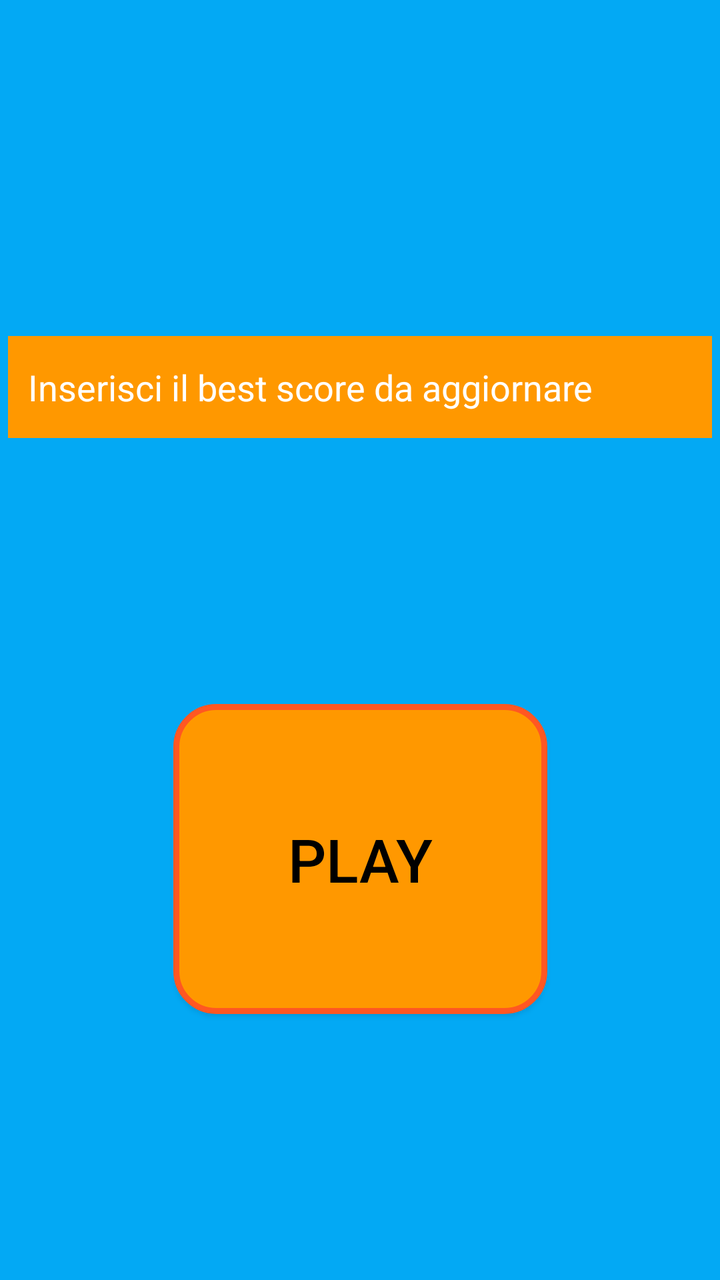
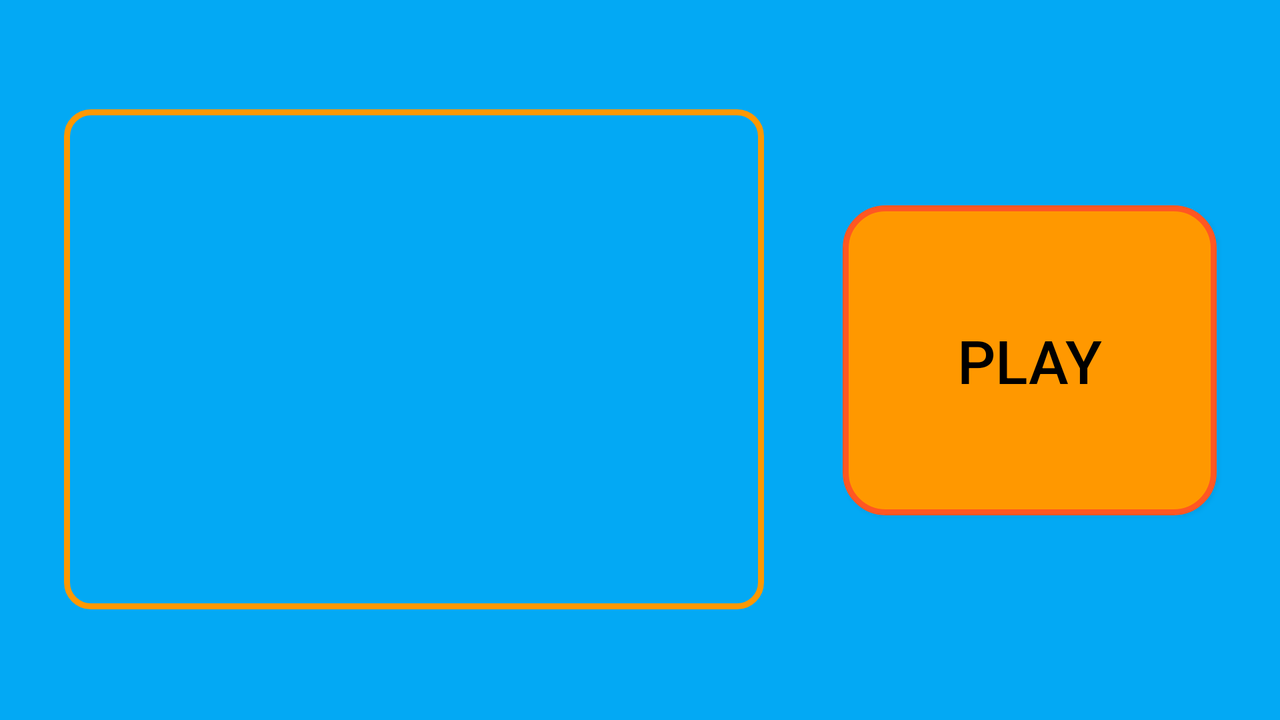

First picture: res/layout/ on a phone held upright. Second picture: the repository's own variant of that layout, on a device whose configuration matches the variant's folder. Source for both follows.
<!-- AndroidManifest.xml: application theme Theme.MobileProject -->
<!-- res/layout/fragment_home.xml -->
<?xml version="1.0" encoding="utf-8"?>
<androidx.constraintlayout.widget.ConstraintLayout xmlns:android="http://schemas.android.com/apk/res/android"
    xmlns:app="http://schemas.android.com/apk/res-auto"
    xmlns:tools="http://schemas.android.com/tools"
    android:layout_width="match_parent"
    android:layout_height="match_parent"
    tools:context=".Home">


    <Button
        android:id="@+id/playgamebut"
        android:layout_width="187dp"
        android:layout_height="155dp"
        android:background="@drawable/back_button"
        android:text="@string/play_text"
        android:textSize="30sp"
        app:layout_constraintBottom_toBottomOf="parent"
        app:layout_constraintEnd_toEndOf="parent"
        app:layout_constraintStart_toStartOf="parent"
        app:layout_constraintTop_toBottomOf="@+id/editBestScore" />

    <EditText
        android:id="@+id/editBestScore"
        android:layout_width="352dp"
        android:layout_height="51dp"
        android:layout_marginTop="168dp"
        android:background="#000000"
        android:backgroundTint="#FF9800"
        android:ems="10"
        android:hint="Inserisci il best score da aggiornare"
        android:inputType="textPersonName"
        android:padding="10dp"
        app:layout_constraintEnd_toEndOf="parent"
        app:layout_constraintHorizontal_bias="0.491"
        app:layout_constraintStart_toStartOf="parent"
        app:layout_constraintTop_toTopOf="parent" />

</androidx.constraintlayout.widget.ConstraintLayout>
<!-- resources referenced by this layout -->
<resources>
  <!-- drawable back_button (drawable) -->
  <?xml version="1.0" encoding="utf-8"?>
  <selector xmlns:android="http://schemas.android.com/apk/res/android">
  <item android:state_pressed="true">
      <shape
          xmlns:android="http://schemas.android.com/apk/res/android"
          android:shape="rectangle">
          <solid android:color="@color/theme3" />
          <corners
              android:bottomRightRadius="20dp"
              android:bottomLeftRadius="20dp"
              android:topLeftRadius="20dp"
              android:topRightRadius="20dp"/>
          <stroke android:width="3dp" android:color="@color/theme3"/>
      </shape>
  </item>
  
  <item>
      <shape
          xmlns:android="http://schemas.android.com/apk/res/android"
          android:shape="rectangle">
          <solid android:color="@color/theme2" />
          <corners
              android:bottomRightRadius="20dp"
              android:bottomLeftRadius="20dp"
              android:topLeftRadius="20dp"
              android:topRightRadius="20dp"/>
          <stroke android:width="3dp" android:color="@color/theme3"/>
      </shape>
  </item>
  
  </selector>
  <string name="play_text">PLAY</string>
  <style name="Theme.MobileProject" parent="Theme.AppCompat.Light">
          
  
          <item name="colorPrimary">@color/theme2</item>
          <item name="colorPrimaryDark">@color/theme3</item>
          <item name="colorAccent">@color/theme1</item>
  
  
          <item name="android:colorBackground">@color/theme1</item>
          <item name="android:textColor">@color/black</item>
          <item name="android:editTextColor">@color/white</item>
          <item name="android:textColorHint">@color/grey</item>
  
  
  
          
          <item name="windowActionBar">false</item>
          <item name="windowNoTitle">true</item>
      </style>
  <color name="theme3">#FF5722</color>
  <color name="theme2">#FF9800</color>
  <color name="theme1">#03A9F4</color>
  <color name="black">#FF000000</color>
  <color name="white">#FFFFFFFF</color>
</resources>
<!-- res/layout-land/fragment_home.xml (the repository's variant of the layout above) -->
<!-- drawn on the phone turned sideways -->
<?xml version="1.0" encoding="utf-8"?>
<androidx.constraintlayout.widget.ConstraintLayout xmlns:android="http://schemas.android.com/apk/res/android"
    xmlns:app="http://schemas.android.com/apk/res-auto"
    xmlns:tools="http://schemas.android.com/tools"
    android:layout_width="match_parent"
    android:layout_height="match_parent"
    tools:context=".Home">

    <androidx.recyclerview.widget.RecyclerView
        android:id="@+id/recycler_view_users"
        android:layout_width="350dp"
        android:layout_height="250dp"
        android:layout_marginStart="32dp"
        android:background="@drawable/back"
        android:scrollbars="vertical"
        app:layoutManager="LinearLayoutManager"
        app:layout_constraintBottom_toBottomOf="parent"
        app:layout_constraintStart_toStartOf="parent"
        app:layout_constraintTop_toTopOf="parent"
        app:layout_constraintVertical_bias="0.496" />

    <Button
        android:id="@+id/playgamebut"
        android:layout_width="187dp"
        android:layout_height="155dp"
        android:background="@drawable/back_button"
        android:text="@string/play_text"
        android:textSize="30sp"
        app:layout_constraintBottom_toBottomOf="parent"
        app:layout_constraintEnd_toEndOf="parent"
        app:layout_constraintHorizontal_bias="0.555"
        app:layout_constraintStart_toEndOf="@+id/recycler_view_users"
        app:layout_constraintTop_toTopOf="parent" />

</androidx.constraintlayout.widget.ConstraintLayout>
<!-- resources referenced by the variant -->
<!-- as the phone turned sideways resolves them -->
<resources>
  <!-- drawable back (drawable) -->
  <?xml version="1.0" encoding="utf-8"?>
  <shape
      xmlns:android="http://schemas.android.com/apk/res/android"
      android:shape="rectangle">/>
      <corners
          android:bottomRightRadius="12dp"
          android:bottomLeftRadius="12dp"
          android:topLeftRadius="12dp"
          android:topRightRadius="12dp"/>
      <stroke android:width="3dip" android:color="@color/theme2"/>
  </shape>
  <!-- drawable back_button (drawable) -->
  <?xml version="1.0" encoding="utf-8"?>
  <selector xmlns:android="http://schemas.android.com/apk/res/android">
  <item android:state_pressed="true">
      <shape
          xmlns:android="http://schemas.android.com/apk/res/android"
          android:shape="rectangle">
          <solid android:color="@color/theme3" />
          <corners
              android:bottomRightRadius="20dp"
              android:bottomLeftRadius="20dp"
              android:topLeftRadius="20dp"
              android:topRightRadius="20dp"/>
          <stroke android:width="3dp" android:color="@color/theme3"/>
      </shape>
  </item>
  
  <item>
      <shape
          xmlns:android="http://schemas.android.com/apk/res/android"
          android:shape="rectangle">
          <solid android:color="@color/theme2" />
          <corners
              android:bottomRightRadius="20dp"
              android:bottomLeftRadius="20dp"
              android:topLeftRadius="20dp"
              android:topRightRadius="20dp"/>
          <stroke android:width="3dp" android:color="@color/theme3"/>
      </shape>
  </item>
  
  </selector>
  <string name="play_text">PLAY</string>
  <style name="Theme.MobileProject" parent="Theme.AppCompat.Light">
          
  
          <item name="colorPrimary">@color/theme2</item>
          <item name="colorPrimaryDark">@color/theme3</item>
          <item name="colorAccent">@color/theme1</item>
  
  
          <item name="android:colorBackground">@color/theme1</item>
          <item name="android:textColor">@color/black</item>
          <item name="android:editTextColor">@color/white</item>
          <item name="android:textColorHint">@color/grey</item>
  
  
  
          
          <item name="windowActionBar">false</item>
          <item name="windowNoTitle">true</item>
      </style>
  <color name="theme2">#FF9800</color>
  <color name="theme3">#FF5722</color>
  <color name="theme1">#03A9F4</color>
  <color name="black">#FF000000</color>
  <color name="white">#FFFFFFFF</color>
</resources>
